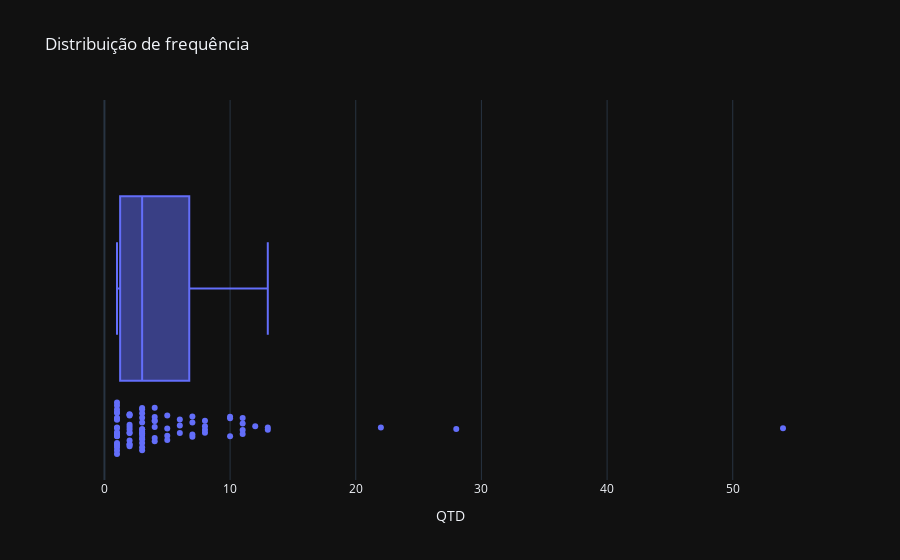

Here is the notebook cell this chart was saved with:
### Markdown cell above
### Distribuição

### Code cell
# Plot gráfico da dispersão dos dados 2
fig = px.box(data_frame=f, template='plotly_dark', x='QTD', points='all', title='Distribuição de frequência')
fig.show()

### Figure 1 — Plotly figure (JSON) as saved in the notebook; plotly's stock layout.template omitted (floating-point values rounded to 4 significant figures)
{"data": [{"alignmentgroup": "True", "boxpoints": "all", "hovertemplate": "QTD=%{x}<extra></extra>", "legendgroup": "", "marker": {"color": "#636efa"}, "name": "", "notched": false, "offsetgroup": "", "orientation": "h", "showlegend": false, "type": "box", "x": [1, 1, 1, 11, 2, 1, 7, 4, 2, 1, 11, 3, 8, 7, 5, 3, 2, 1, 8, 3, 4, 1, 3, 1, 1, 4, 4, 10, 1, 28, 3, 6, 2, 1, 2, 6, 8, 1, 1, 1, 11, 5, 4, 3, 6, 1, 1, 1, 22, 2, 12, 5, 3, 2, 3, 1, 3, 4, 7, 2, 3, 1, 3, 1, 3, 2, 1, 7, 4, 2, 2, 5, 13, 3, 10, 2, 11, 10, 3, 13, 54, 3, 8], "x0": " ", "xaxis": "x", "y0": " ", "yaxis": "y"}], "layout": {"boxmode": "group", "legend": {"tracegroupgap": 0}, "title": {"text": "Distribuição de frequência"}, "xaxis": {"anchor": "y", "domain": [0, 1], "title": {"text": "QTD"}}, "yaxis": {"anchor": "x", "domain": [0, 1]}}}
